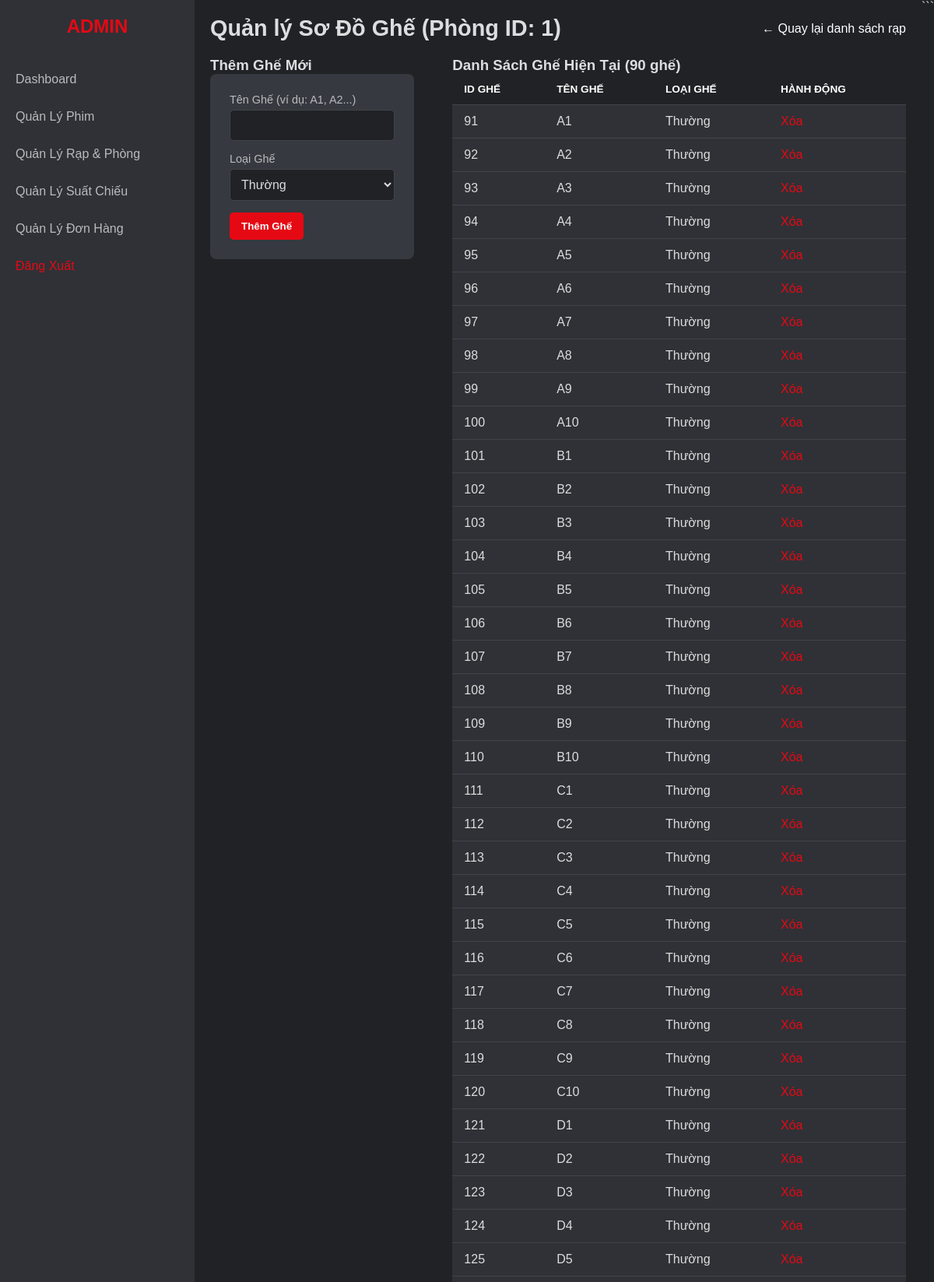
Page /ADMIN/edit_room.php?phong_id=1 (signed in, upper part) on the committed database.
### tables this page shows
CREATE TABLE `ghe` (
  `Id` int(11) NOT NULL,
  `TenGhe` varchar(10) NOT NULL,
  `LoaiGhe` varchar(20) DEFAULT 'Thuong',
  `IdPhongChieu` int(11) DEFAULT NULL
);

### BACKEND/Database.php (called while the page is built, shortened)
<?php
class Database {
    private $host = "localhost";
    private $db_name = "bookingfilm";
    private $username = "root";
    private $password = "";
    public function getConnection() {
        $this->conn = null;
        try {
            $this->conn = new mysqli($this->host, $this->username, $this->password, $this->db_name);
            $this->conn->set_charset("utf8mb4");
        } catch(Exception $e) {
            echo "Lỗi kết nối CSDL: " . $e->getMessage();
        }
        return $this->conn;
    }
}
?>

### BACKEND/DAO/GheDao.php (called while the page is built, shortened)
<?php
include_once __DIR__ . '/../Database.php';
include_once __DIR__ . '/../DTO/Ghe.php';
class GheDAO {
    private $db;
    public function __construct() {
        $this->db = (new Database())->getConnection();
    }
    public function getGheByPhongChieuId($idPhongChieu) {
        $sql = "SELECT * FROM ghe WHERE IdPhongChieu = ?
                ORDER BY
                    LEFT(TenGhe, 1) ASC, -- Sắp xếp theo chữ cái (A, B, C...)
                    CAST(SUBSTRING(TenGhe, 2) AS UNSIGNED) ASC";
        $stmt = $this->db->prepare($sql);
        $stmt->bind_param("i", $idPhongChieu);
        $stmt->execute();
        $result = $stmt->get_result();
        $gheList = [];
        if ($result->num_rows > 0) {
            while($row = $result->fetch_assoc()) {
                $ghe = new Ghe();
                $ghe->setId($row['Id']);
                $ghe->setTenGhe($row['TenGhe']);
                $ghe->setLoaiGhe($row['LoaiGhe']);
                $ghe->setIdPhongChieu($row['IdPhongChieu']);
                $gheList[] = $ghe;
            }
        }
        return $gheList;
    }
}
?>

### BACKEND/DTO/Ghe.php (called while the page is built, shortened)
<?php
class Ghe {
    private $Id;
    private $TenGhe;
    private $LoaiGhe;
    public function getId() {
        return $this->Id;
    }
    public function getTenGhe() {
        return $this->TenGhe;
    }
    public function getLoaiGhe() {
        return $this->LoaiGhe;
    }
    public function setId($id) {
        $this->Id = $id;
    }
    public function setTenGhe($ten) {
        $this->TenGhe = $ten;
    }
    public function setLoaiGhe($loai) {
        $this->LoaiGhe = $loai;
    }
}
?>

### ADMIN/edit_room.php (the view, shortened to what this page needs)
<?php
include_once dirname(__DIR__) . '/TEMPLATES/admin_header.php';
include_once dirname(__DIR__) . '/BACKEND/DAO/GheDAO.php';
$phong_id = (int)$_GET['phong_id'];
$gheDAO = new GheDAO();
$listGhe = $gheDAO->getGheByPhongChieuId($phong_id);
?>
<main class="main-content">
    <header class="main-header">
        <h1>Quản lý Sơ Đồ Ghế (Phòng ID: <?php echo $phong_id; ?>)</h1>
        <a href="rooms.php" style="color: #fff; text-decoration: none;">&larr; Quay lại danh sách rạp</a>
    </header>
    <div style="display: flex; gap: 20px;">
        <div style="flex: 1;">
            <h3>Thêm Ghế Mới</h3>
            <form action="../BACKEND/CONTROLLER/GheController.php" method="POST" class="modal-content" style="position: relative; max-width: none;">
                <div class="form-group">
                    <label for="tenGhe">Tên Ghế (ví dụ: A1, A2...)</label>
                    <input type="text" id="tenGhe" name="tenGhe" required>
                </div>
                <div class="form-group">
                    <label for="loaiGhe">Loại Ghế</label>
                    <select id="loaiGhe" name="loaiGhe" required>
                        <option value="Thuong">Thường</option>
                    </select>
                </div>
                <button type="submit" class="add-new-btn">Thêm Ghế</button>
            </form>
        </div>
        <div style="flex: 2;">
            <h3>Danh Sách Ghế Hiện Tại (<?php echo count($listGhe); ?> ghế)</h3>
            <table class="content-table">
                <thead>
                    <tr>
                        <th>ID Ghế</th>
                        <th>Tên Ghế</th>
                        <th>Loại Ghế</th>
                        <th>Hành Động</th>
                    </tr>
                </thead>
                <tbody>
                    <?php
                    if (count($listGhe) > 0) {
                        foreach($listGhe as $ghe) {
                    ?>
                        <tr>
                            <td><?php echo $ghe->getId(); ?></td>
                            <td><?php echo htmlspecialchars($ghe->getTenGhe()); ?></td>
                            <td>
                                <?php if($ghe->getLoaiGhe() == 'VIP'): ?>
                                    <span style="color: #e50914; font-weight: bold;">VIP</span>
                                <?php else: ?>
                                    <span>Thường</span>
                                <?php endif; ?>
                            </td>
                            <td>
                                <form action="../BACKEND/CONTROLLER/GheController.php" method="POST" class="delete-form">
                                    <button type="submit" class="action-btn delete"
                                            onclick="return confirm('Bạn có chắc muốn xóa ghế <?php echo htmlspecialchars($ghe->getTenGhe()); ?>?');">
                                        Xóa
                                    </button>
                                </form>
                            </td>
                        </tr>
                    <?php
                        }
                    } else {
                        echo "<tr><td colspan='4'>Phòng này chưa có ghế nào.</td></tr>";
                    }
                    ?>
                </tbody>
            </table>
        </div>
    </div>
</main>
<?php
include_once dirname(__DIR__) . '/TEMPLATES/admin_footer.php';
?>

### TEMPLATES/admin_header.php (style rules this page uses)
* { box-sizing: border-box; margin: 0; padding: 0; }
body { font-family: Arial, sans-serif; background-color: #202225; color: #dcddde; display: flex; min-height: 100vh; }
.main-content { flex-grow: 1; padding: 20px; }
.main-header { display: flex; justify-content: space-between; align-items: center; margin-bottom: 20px; }
.main-header h1 { font-size: 1.8rem; }
.add-new-btn { background-color: #e50914; color: white; padding: 10px 15px; border: none; border-radius: 5px; font-weight: bold; cursor: pointer; transition: background-color 0.3s; }
.content-table { width: 100%; border-collapse: collapse; background-color: #2f3136; border-radius: 8px; overflow: hidden; }
.content-table th, .content-table td { padding: 12px 15px; text-align: left; border-bottom: 1px solid #40444b; }
.content-table th { background-color: #202225; color: #fff; text-transform: uppercase; font-size: 0.85rem; }
.action-btn { color: #61d9a4; text-decoration: none; margin-right: 10px; font-weight: 500; cursor: pointer; }
.delete-form { display: inline-block; }
.action-btn.delete { color: #e50914; background: none; border: none; font: inherit; padding: 0; }
.modal-content { background-color: #36393f; padding: 25px; border-radius: 8px; width: 90%; max-width: 500px; position: relative; max-height: 90vh; overflow-y: auto; }
.form-group { margin-bottom: 15px; }
.form-group label { display: block; margin-bottom: 5px; color: #b9bbbe; font-size: 0.9rem; font-weight: 500; }
.form-group input, .form-group textarea, .form-group select { width: 100%; padding: 10px; background-color: #202225; border: 1px solid #40444b; border-radius: 5px; color: #dcddde; font-size: 1rem; }

### rows in the picture
ghe: Id "91", TenGhe "A1", LoaiGhe "Thường"
ghe: Id "92", TenGhe "A2", LoaiGhe "Thường"
ghe: Id "93", TenGhe "A3", LoaiGhe "Thường"
ghe: Id "94", TenGhe "A4", LoaiGhe "Thường"
ghe: Id "95", TenGhe "A5", LoaiGhe "Thường"
ghe: Id "96", TenGhe "A6", LoaiGhe "Thường"
ghe: Id "97", TenGhe "A7", LoaiGhe "Thường"
ghe: Id "98", TenGhe "A8", LoaiGhe "Thường"
ghe: Id "99", TenGhe "A9", LoaiGhe "Thường"
ghe: Id "100", TenGhe "A10", LoaiGhe "Thường"
ghe: Id "101", TenGhe "B1", LoaiGhe "Thường"
ghe: Id "102", TenGhe "B2", LoaiGhe "Thường"
ghe: Id "103", TenGhe "B3", LoaiGhe "Thường"
ghe: Id "104", TenGhe "B4", LoaiGhe "Thường"
ghe: Id "105", TenGhe "B5", LoaiGhe "Thường"
ghe: Id "106", TenGhe "B6", LoaiGhe "Thường"
ghe: Id "107", TenGhe "B7", LoaiGhe "Thường"
ghe: Id "108", TenGhe "B8", LoaiGhe "Thường"
ghe: Id "109", TenGhe "B9", LoaiGhe "Thường"
ghe: Id "110", TenGhe "B10", LoaiGhe "Thường"
ghe: Id "111", TenGhe "C1", LoaiGhe "Thường"
ghe: Id "112", TenGhe "C2", LoaiGhe "Thường"
ghe: Id "113", TenGhe "C3", LoaiGhe "Thường"
ghe: Id "114", TenGhe "C4", LoaiGhe "Thường"
ghe: Id "115", TenGhe "C5", LoaiGhe "Thường"
ghe: Id "116", TenGhe "C6", LoaiGhe "Thường"
ghe: Id "117", TenGhe "C7", LoaiGhe "Thường"
ghe: Id "118", TenGhe "C8", LoaiGhe "Thường"
ghe: Id "119", TenGhe "C9", LoaiGhe "Thường"
ghe: Id "120", TenGhe "C10", LoaiGhe "Thường"
ghe: Id "121", TenGhe "D1", LoaiGhe "Thường"
ghe: Id "122", TenGhe "D2", LoaiGhe "Thường"
ghe: Id "123", TenGhe "D3", LoaiGhe "Thường"
ghe: Id "124", TenGhe "D4", LoaiGhe "Thường"
ghe: Id "125", TenGhe "D5", LoaiGhe "Thường"

### other values in the picture
$phong_id "1"
count($listGhe) "90"
